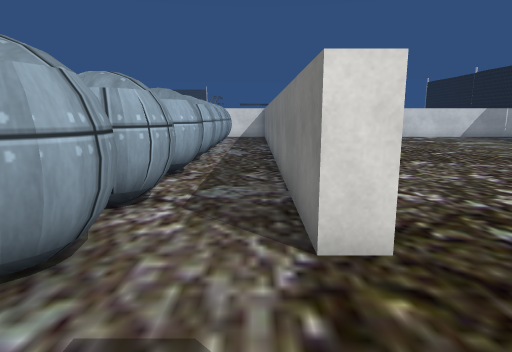
view 1 (above)

24 first-person views from a walk through a 3-D level made in the Unity game engine. The camera is 1.2 m above the floor, tilts 10° down and sees 75° across. The floor is counted in squares, 0.9 m on a side. Each view is taken from the middle of a square. On the plan, view 1 faces up. The plan holds only what a view shows up to about 15 squares ahead; the rest is blank. The place goes on beyond the plan. The player character is not drawn. Some surface patterns are stand-ins.

view 2
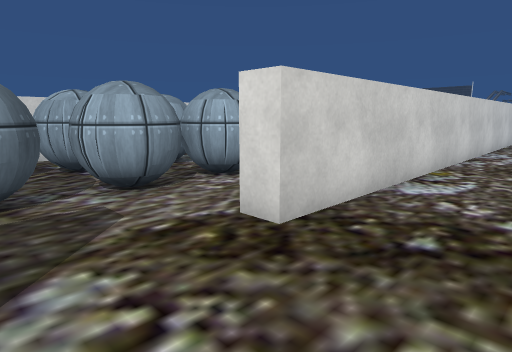

view 3
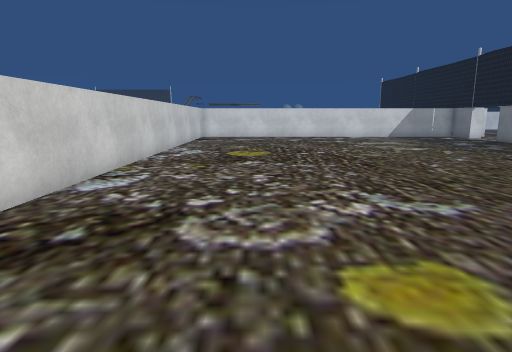

view 4
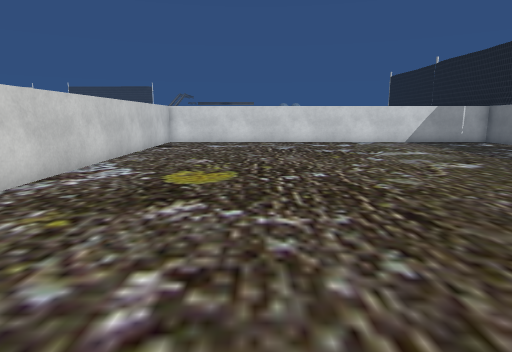

view 5
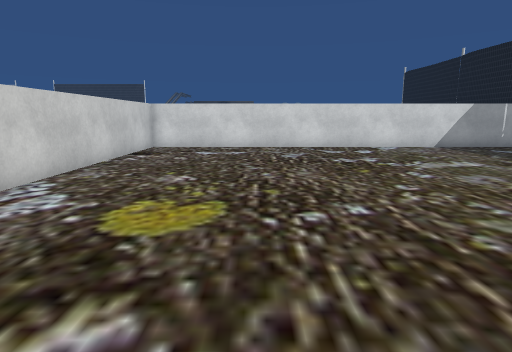

view 6
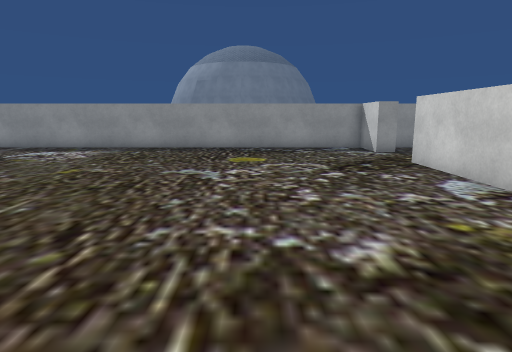

view 7
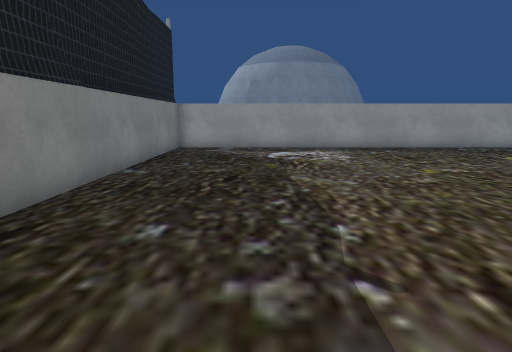

view 8
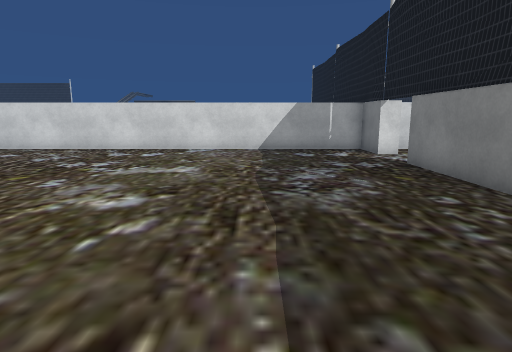

view 9
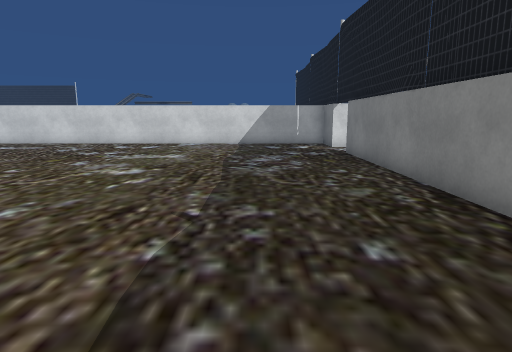

view 10
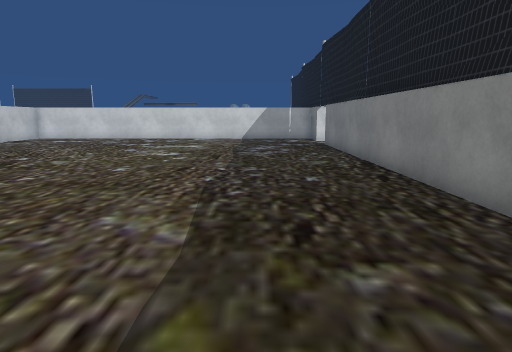

view 11
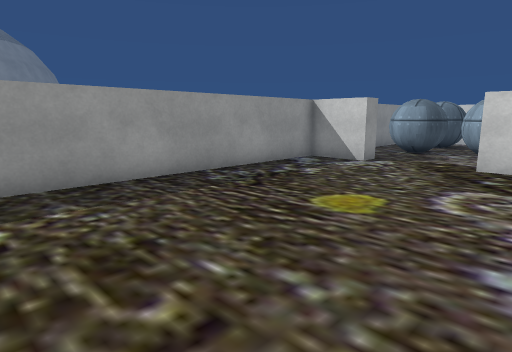

view 12
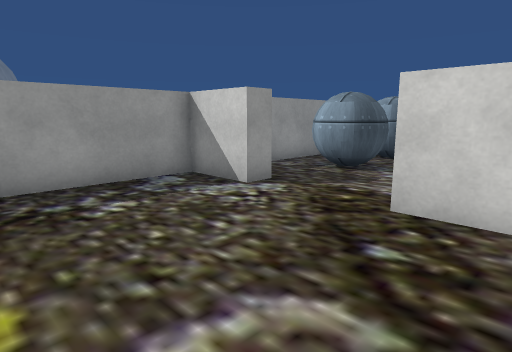

view 13
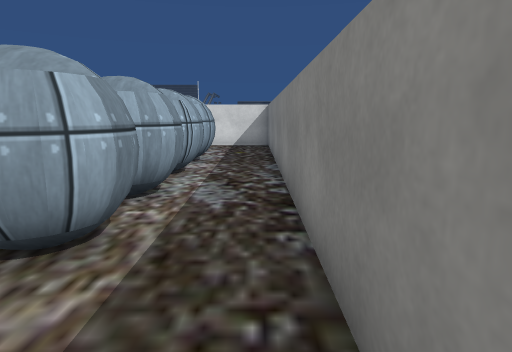

view 14
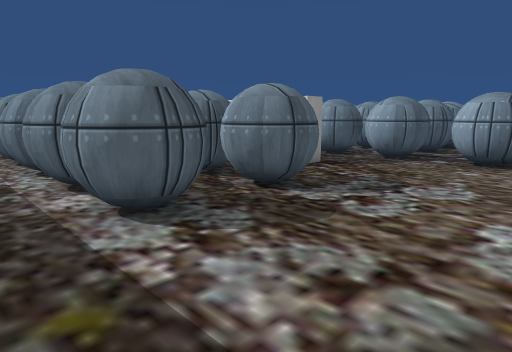

view 15
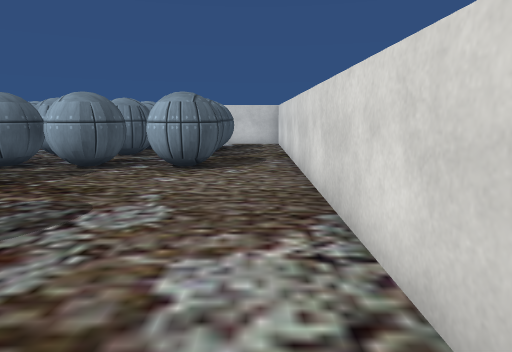

view 16
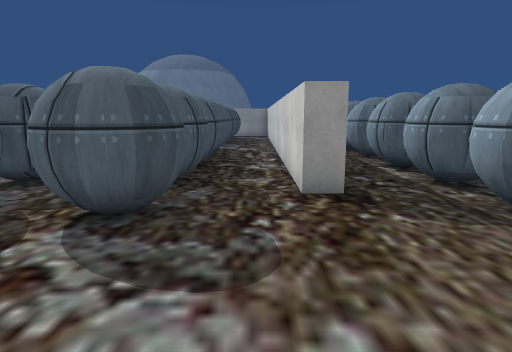

view 17
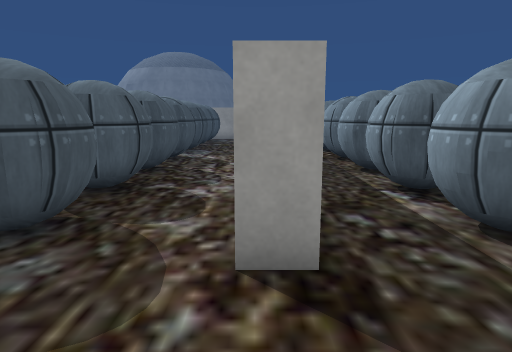

view 18
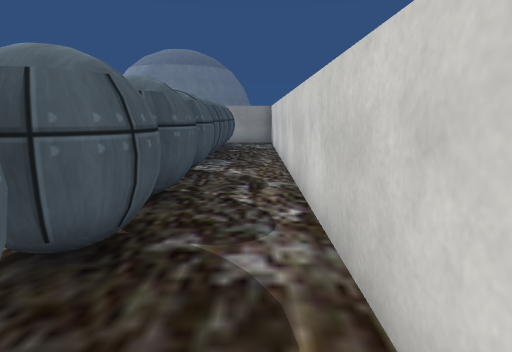

view 19
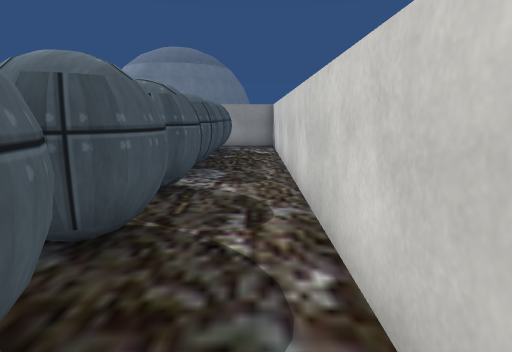

view 20
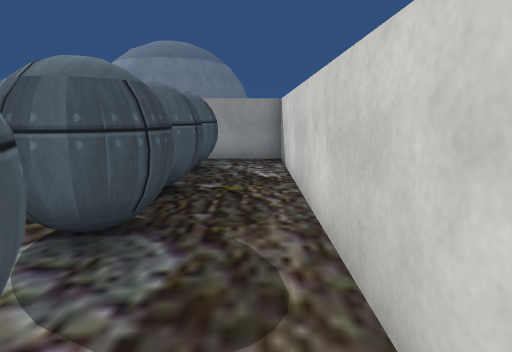

view 21
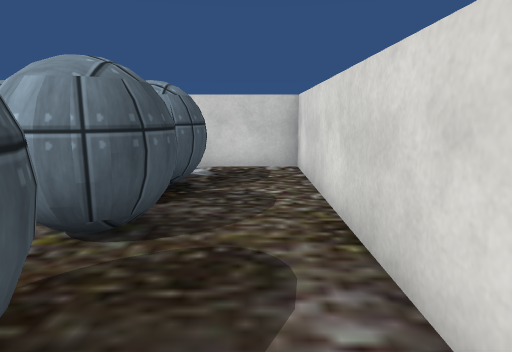

view 22
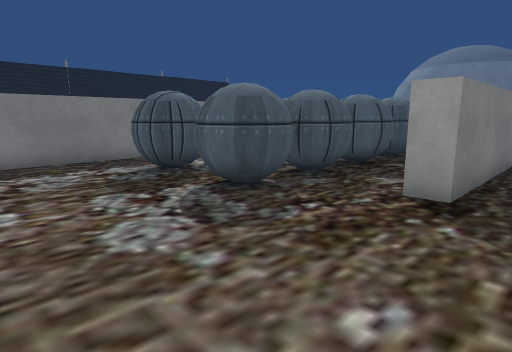

view 23
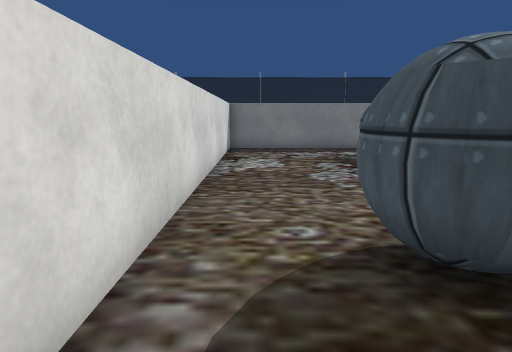

view 24
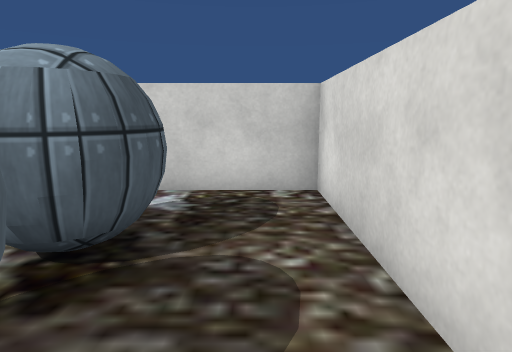

### Floor plan
Points are (right, up) in squares from view 1. A wall is a line through its corners. A room is listed if a view was taken in it or the views show most of it. See-through windows are left out.
Room 1 (views 1, 13, 14, 15, 16, 17, 18, 19, 20, 21, 22, 23, 24)
walls: (-8.6, 10.9) (-8.6, 16.2) (-7.8, 16.2) (-7.8, -1.9) (-0.2, -1.9); (1.3, 3.1) (0.6, 3.1) (0.6, 23.1) (-19.1, 23.1) (-19.1, 19.9); (0.5, 0.1) (1.3, 0.1)
ways out: opening at (1, 2) to room 2
objects: other object (-17, 12) to (-16, 13); ball (-17, 17) to (-16, 18); ball (-17, 20) to (-15, 21); ball (-14, 15) to (-13, 16); ball (-14, 17) to (-13, 18); ball (-14, 20) to (-13, 21); ball (-12, 15) to (-10, 16); ball (-12, 19) to (-10, 21); other object (-11, 5) to (-11, 6); ball (-11, 8) to (-10, 9); ball (-11, 10) to (-10, 11); ball (-11, 13) to (-10, 14); ball (-11, 17) to (-10, 18); ball (-6, 0) to (-4, 1); ball (-6, 2) to (-4, 3); ball (-6, 5) to (-4, 6); ball (-6, 7) to (-5, 9); ball (-6, 10) to (-5, 11); ball (-6, 12) to (-5, 14); ball (-6, 14) to (-5, 16); ball (-6, 17) to (-4, 18); ball (-3, 0) to (-1, 1); ball (-3, 4) to (-1, 5); ball (-3, 14) to (-1, 16); ball (-3, 17) to (-1, 18); ball (-2, 2) to (-1, 3); ball (-2, 7) to (-1, 8); ball (-2, 10) to (-1, 11); ball (-2, 12) to (-1, 13)
Room 2 (views 2, 3, 4, 5, 6, 7, 8, 9, 10, 11, 12)
walls: (1.3, 0.1) (1.3, -1.9) (18.4, -1.9) (18.4, 18.8); (18.4, 21.1) (18.4, 23.1) (1.3, 23.1) (1.3, 3.1)
ways out: opening at (1, 2) to room 1; opening at (18.5, 19.5)

Where each view was taken, in squares from view 1:
view 1: 0 up, 0 right, facing up
view 2: 0 up, 4 right, facing up-left
view 3: 0 up, 5 right, facing up
view 4: 5 up, 6 right, facing up
view 5: 8 up, 6 right, facing up
view 6: 13 up, 6 right, facing down
view 7: 13 up, 15 right, facing down
view 8: 9 up, 14 right, facing up
view 9: 6 up, 15 right, facing up
view 10: 2 up, 15 right, facing up
view 11: 5 up, 11 right, facing down-left
view 12: 5 up, 6 right, facing down-left
view 13: 7 up, 0 right, facing up
view 14: 22 up, 0 right, facing down-left
view 15: 22 up, 2 left, facing left
view 16: 22 up, 7 left, facing down
view 17: 19 up, 8 left, facing down
view 18: 16 up, 7 left, facing down
view 19: 14 up, 7 left, facing down
view 20: 9 up, 7 left, facing down
view 21: 22 up, 10 left, facing left
view 22: 22 up, 10 left, facing down-right
view 23: 22 up, 14 left, facing right
view 24: 22 up, 13 left, facing left
